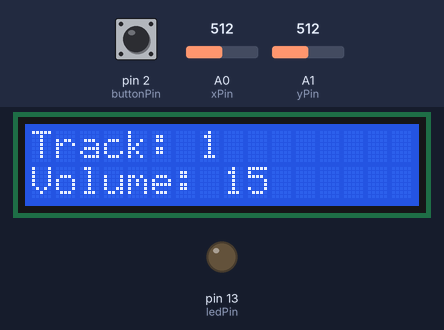
This sketch was run on a simulated Arduino Uno, built with avr-gcc and run on an emulated ATmega328P. Shown: 16×2 character LCD, output pins drawn as LEDs (lit = HIGH). The test bench sets the inputs (shaded band); at power-on: pin 2 (buttonPin) HIGH, A0 (xPin) = 512, A1 (yPin) = 512. The audio player accepts every command and is not drawn.

Above: at 2.7 s.
2.8 s: pin 2 (buttonPin) pulled LOW for 0.15 s
At 4.0 s:
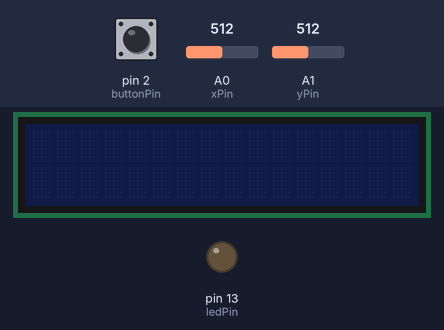
4.4 s: pin 2 (buttonPin) pulled LOW for 1 s
At 5.3 s:
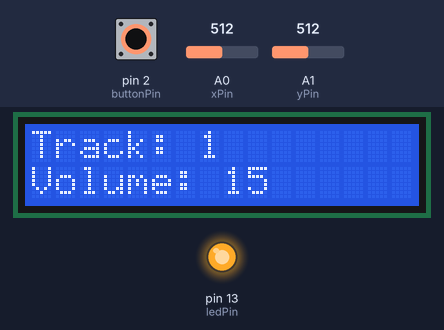
6.9 s: A0 (xPin) set to 290
At 8.3 s:
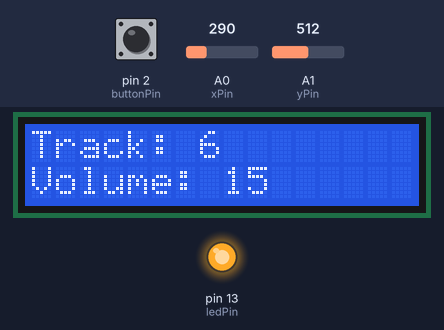
8.4 s: A1 (yPin) set to 290
At 8.9 s:
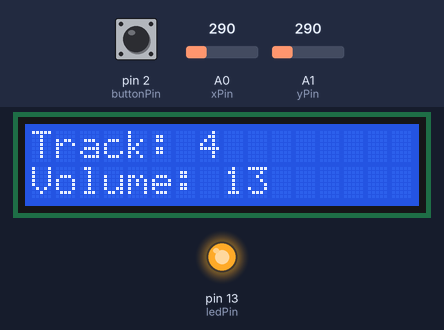
9.9 s: A0 (xPin) set to 306
At 10.07 s:
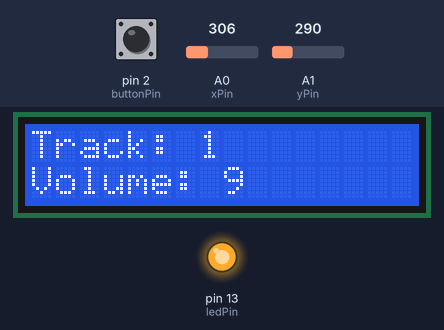
11.4 s: A1 (yPin) set to 1010
At 12.17 s:
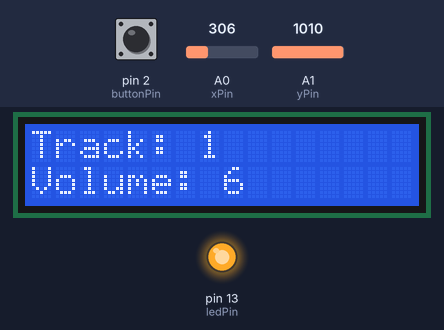
Timing chart, 0 to 14.4 s (numbered marks = the images above; inputs shaded):
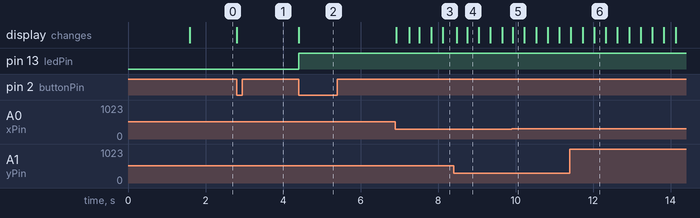

Measured:
- after the input at 2.8 s, the display: changes at once (image 1)
- after the input at 4.4 s, pin 13 (ledPin): LOW → HIGH at once; the display: changes at once (image 2)
- after the input at 6.9 s, the display: first changes at once (image 3 shows a later state)

The sketch:

sketch_jan31a.ino
```cpp
#include <Wire.h>
#include <LiquidCrystal_I2C.h>
#include <DFRobotDFPlayerMini.h>
#include <SoftwareSerial.h>
#include <avr/sleep.h>
#include <avr/power.h>
#include <LowPower.h>
const uint8_t ledPin = 13;

const int xPin = A0;
int yPin = A1;
// Set the LCD address to 0x3F for a 16 chars and 2 line display
LiquidCrystal_I2C lcd(0x3F, 16, 2);
// MP3 Player
DFRobotDFPlayerMini mp3;
SoftwareSerial mySerial(10, 11);  // TX, RX

int currentTrack = 1;
int buttonState = 0;
const int buttonPin = 2;  // the number of the pushbutton pin
unsigned long lastMoveTime = 0;  // Store the last movement time
const int debounceDelay = 300;   // Set the debounce delay (300ms)
int lastVolumeLevel = 15;  // Default volume at startup

unsigned long lastButtonPress = 0;
const int buttonDebounceDelay = 300;
int lastPlayedTrack = 0;
bool isDeviceOn = true;  // Start with LCD & MP3 ON
bool buttonPressed = false;  // Flag to check if button is held down

void setup() {
  Serial.begin(9600);
  mySerial.begin(9600);
  pinMode(buttonPin, INPUT_PULLUP);
  pinMode(ledPin, OUTPUT);
  digitalWrite(ledPin, LOW);
  lcd.begin();
  lcd.backlight();
  if (!mp3.begin(mySerial)) {
      // Serial.println("MP3 Module Not Found!");
      while (true);
  }
  // Serial.println("MP3 Module Ready!");
  mp3.volume(lastVolumeLevel);
  delay(1000);

  updateLCD();
}

void loop() {

  int buttonState = digitalRead(buttonPin);
  unsigned long currentTime = millis();

  if (buttonState == LOW && !buttonPressed && (currentTime - lastButtonPress > buttonDebounceDelay)) {
      buttonPressed = true;  // Mark button as held
      isDeviceOn = !isDeviceOn;  // Toggle power state
      lastButtonPress = currentTime;
      if (!isDeviceOn) {
          lcd.noBacklight();
          lcd.noDisplay();
          digitalWrite(ledPin, LOW);
          mp3.pause();
      } else {
          lcd.display();
          lcd.backlight();
          digitalWrite(ledPin, HIGH);
          mp3.start();
      }
  }
  if (buttonState == HIGH) {
      buttonPressed = false;
  }
  if (!isDeviceOn) return;

  int xVal = analogRead(xPin);
  int yVal = analogRead(yPin);

  // Serial.print("X = ");
  // Serial.println(xVal);
  // Serial.print("Mapped Volume = ");
  // Serial.println(volumeLevel);

  int totalTracks = mp3.readFileCounts();
  // Serial.print("Total Tracks = ");
  // Serial.println(totalTracks);

  static unsigned long lastVolumeChangeTime = 0;

  if (yVal >= 1000 && (currentTime - lastVolumeChangeTime >= debounceDelay)) {
      if (lastVolumeLevel < 30) {
          lastVolumeLevel++;
          mp3.volume(lastVolumeLevel);  // Apply volume change here
          updateLCD();
      }
      lastVolumeChangeTime = currentTime;
  }
  else if (yVal <= 300 && (currentTime - lastVolumeChangeTime >= debounceDelay)) {
      if (lastVolumeLevel > 0) {
          lastVolumeLevel--;
          mp3.volume(lastVolumeLevel);  // Apply volume change here
          updateLCD();
      }
      lastVolumeChangeTime = currentTime;
  }

  if (xVal >= 1000 && (currentTime - lastMoveTime >= debounceDelay)) {
    // Detect right movement
    currentTrack = (currentTrack % totalTracks) + 1;
    updateLCD();
    lastMoveTime = currentTime;
  } else if (xVal <= 300 && (currentTime - lastMoveTime >= debounceDelay)) {
    // Detect left movement
    currentTrack = (currentTrack - 1);
    if (currentTrack < 1) {
      currentTrack = totalTracks;
    }
    updateLCD();
    lastMoveTime = currentTime;
  }

  if (currentTrack != lastPlayedTrack) {
      // Serial.print("Playing track: ");
      // Serial.println(currentTrack);
      mp3.play(currentTrack);
      lastPlayedTrack = currentTrack;
  }
}

// Function to update LCD display with current track# and volume
void updateLCD() {
  lcd.clear();

  // Display Track Name
  lcd.setCursor(0, 0);
  lcd.print("Track: ");
  lcd.print(currentTrack);

  // Display Volume Level Always
  lcd.setCursor(0, 1);
  lcd.print("Volume: ");
  lcd.print(lastVolumeLevel);
}
```
